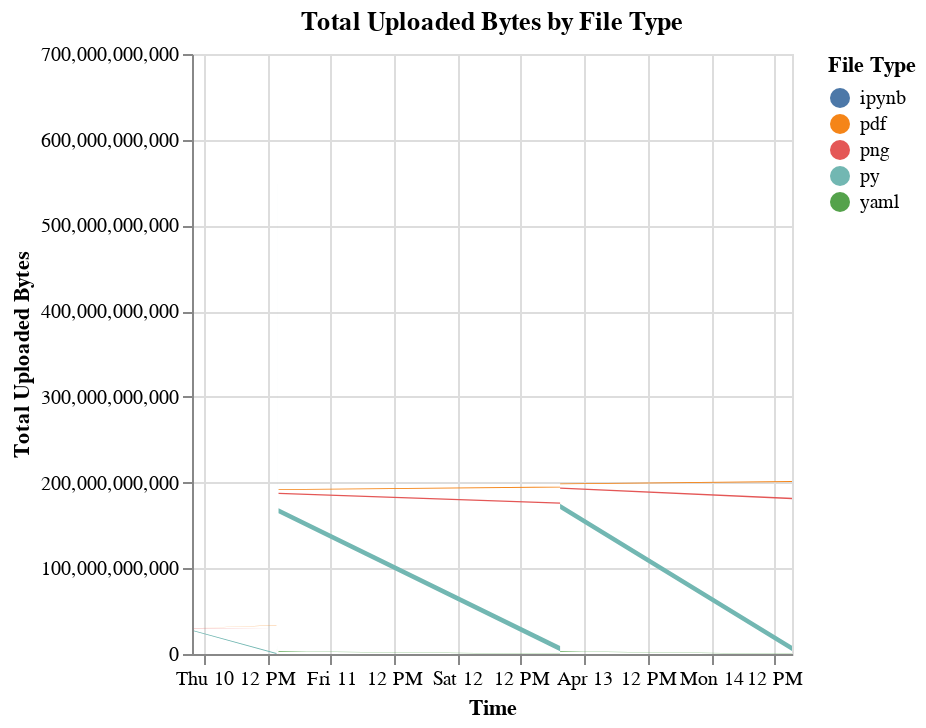

This figure's notebook cell:
### Code cell
alt.Chart(totals).mark_area().encode(
        x=alt.X('Timestamp:T', title='Time'),
        y=alt.Y('Size:Q', title='Total Uploaded Bytes'),
        color=alt.Color('File Type:N')
    ).properties(
        title='Total Uploaded Bytes by File Type'
    ).interactive()

### Figure 1 — Vega-Lite specification as saved in the notebook (floating-point values rounded to 4 significant figures; data arrays with more than 128 entries replaced by an {"elided": "..."} marker saying what was removed)
{"config": {"view": {"continuousWidth": 300, "continuousHeight": 300}}, "data": {"name": "data-c390c8fe94fb7a622fed06a7fae211ec"}, "mark": {"type": "area"}, "encoding": {"color": {"field": "File Type", "type": "nominal"}, "x": {"field": "Timestamp", "title": "Time", "type": "temporal"}, "y": {"field": "Size", "title": "Total Uploaded Bytes", "type": "quantitative"}}, "params": [{"name": "param_14", "select": {"type": "interval", "encodings": ["x", "y"]}, "bind": "scales"}], "title": "Total Uploaded Bytes by File Type", "$schema": "https://vega.github.io/schema/vega-lite/v5.20.1.json", "datasets": {"data-c390c8fe94fb7a622fed06a7fae211ec": {"elided": "3721 records"}}}
